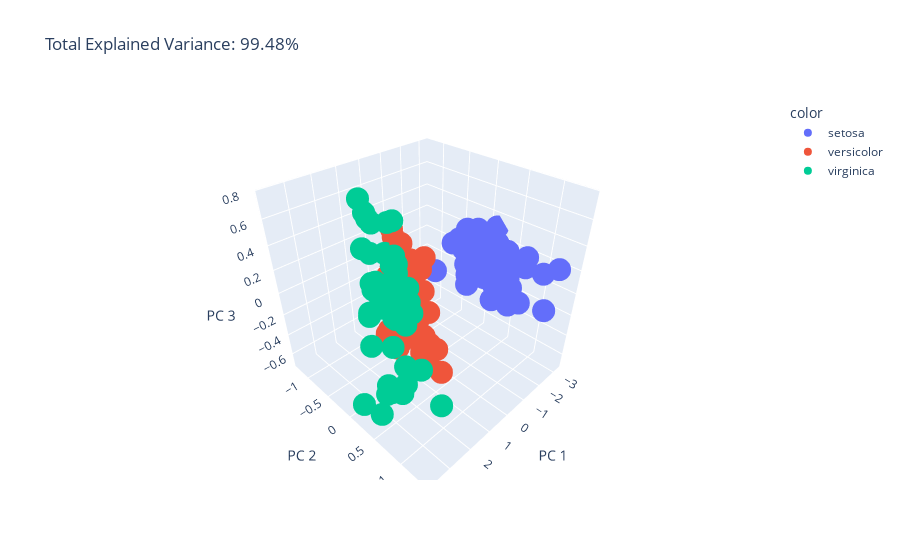

The cell this chart's notebook holds for it:
### Code cell
## Answer 1

## Write your answer here
pca=PCA(n_components=3)
Xtransform_PCA=pca.fit_transform(X)


    
## Do not change the following:
total_var = pca.explained_variance_ratio_.sum() * 100

fig = px.scatter_3d(
    Xtransform_PCA, x=0, y=1, z=2, color=df['species'],
    title=f'Total Explained Variance: {total_var:.2f}%',
    labels={'0': 'PC 1', '1': 'PC 2', '2': 'PC 3'}
)
fig.show()
